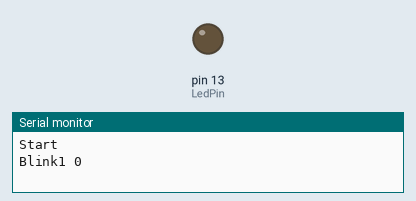
This sketch was run on a simulated Arduino Uno, built with avr-gcc and run on an emulated ATmega328P. On the bench: output pins drawn as LEDs (lit = HIGH), the last lines printed to the serial monitor.

Above: at 0.5 s.
At 2.0 s:
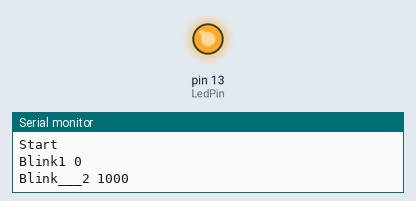
Timing chart, 0 to 5.2 s (numbered marks = the images above):
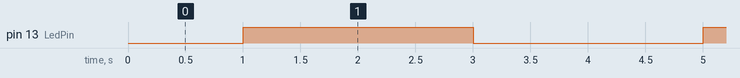

The sketch:

Prototype_Goto_Pointer_Label_subFunction.ino
```cpp
/*
 * Note:
 * Đã gọi được sub funtion trong function
 * Không gọi sub function này trong sub function khác được
 * Các subfuntion được gọi phải khai báo phia trên function đang gọi.
*/
#include "Vietduino_NewFunction.h"

#define DBn(x)   Serial.println(x)
#define DBn(x)

#define LedPin    13
//bool binkLed(Vietduino_Task * me);

#define M_DELAY2(delayMillis) \
  do { \
      te->delay(delayMillis); \
        do { \
          __label__ jump_point; \
          if(p!=0);\
          te->setJumPoint(&& jump_point); \
          DBn("Blink3 "  + String(millis()));\
          return false; \
          jump_point: ; \
          DBn("Blink4 "  + String(millis()));\
          te->setJumPoint((void*)0);\
        } while (false);\
    } while (false)

#define M_DELAY3(delayMillis) \
  do { \
      te->delay(delayMillis); \
        do { \
          __label__ jump_point; \
          if(p!=0);\
          te->p_currentPoint =(&& jump_point); \
          DBn("Blink3 "  + String(millis()));\
          return false; \
          jump_point: ; \
          DBn("Blink4 "  + String(millis()));\
          te->setJumPoint((void*)0);\
        } while (false);\
    } while (false)

#define M_DELAY4(delayMillis) \
  do { \
      te->delay(delayMillis); \
        do { \
          __label__ jump_point; \
          te->p_currentPoint =(&& jump_point); \
          DBn("Blink3 "  + String(millis()));\
          return; \
          jump_point: ; \
          DBn("Blink4 "  + String(millis()));\
          te->setJumPoint((void*)0);\
        } while (false);\
    } while (false)

#define M_DELAY5(delayMillis) \
  do { \
      te->delay(delayMillis); \
        do { \
          __label__ jump_point; \
          if(te->p_currentPoint == (void*)0)\
          te->p_currentPoint =(&& jump_point); \
          DBn("Blink3 "  + String(millis()));\
          return; \
          jump_point: ; \
          DBn("Blink4 "  + String(millis()));\
          te->setJumPoint((void*)0);\
        } while (false);\
    } while (false)


#define M_SET_LAST_JUM  \
        do { \
          __label__ jump_point; \
          te->p_lastPoint = (&& jump_point);\
          return ; \
          jump_point: ; \
          DBn("Blink4 "  + String(millis()));\
          te->p_lastPoint = ((void*)0);\
        } while (false);

#define M_SET_LAST_JUM2  \
        do { \
          __label__ jump_point; \
          if(te->p_lastPoint == (void*)0)\
          te->p_lastPoint = (&& jump_point);\
          return ; \
          jump_point: ; \
          DBn("Blink4 "  + String(millis()));\
          te->p_lastPoint = ((void*)0);\
        } while (false);

#define CREATE_SUB_FUNCTION(nameFunction) \
                                          void nameFunction(Vietduino_Task * me);\
                                          void nameFunction(Vietduino_Task * me){\
                                          M_LOOP()

#define END_CREATE_SUB_FUNCTION \
                                          }te->setJumPoint(te->p_lastPoint);

//#define CALL_SUBFUNCTION(x)   \
//                                          x(me);\
//                                          M_SET_LAST_JUM2

#define MM_DELAY(x)                       M_DELAY4(x)

#define CALL_SUBFUNCTION(x)   \
                                          x(me);\
                                          M_SET_LAST_JUM2\
                                          MM_DELAY(0);

void setup() {
  // put your setup code here, to run once:
  pinMode(LedPin, OUTPUT);
  Serial.begin(9600);
  Serial.println("Start");

}

void loop() {
  // put your main code here, to run repeatedly:
  VIETDUINO_UPDATE;
}

CREATE_SUB_FUNCTION(binkLed3){

  digitalWrite(LedPin,1);
  Serial.println("Blink 3 ___ " + String(millis()));
  MM_DELAY(1000);
  digitalWrite(LedPin,0);
  Serial.println("Blink 3 +++ "  + String(millis()));
  MM_DELAY(1000);

  END_CREATE_SUB_FUNCTION
}

CREATE_SUB_FUNCTION(binkLed2){

  digitalWrite(LedPin,1);
  Serial.println("Blink___2 " + String(millis()));

  MM_DELAY(1000);
  CALL_SUBFUNCTION(binkLed3);
  digitalWrite(LedPin,0);
  Serial.println("Blink+++2 "  + String(millis()));

  MM_DELAY(1000);
  CALL_SUBFUNCTION(binkLed3);
  MM_DELAY(0);

  END_CREATE_SUB_FUNCTION
}

CREATE_SUB_FUNCTION(binkLed){
  digitalWrite(LedPin,1);
  Serial.println("Blink___ " + String(millis()));
  MM_DELAY(1000);
  digitalWrite(LedPin,0);
  Serial.println("Blink+++ "  + String(millis()));
  MM_DELAY(1000);
  END_CREATE_SUB_FUNCTION
}

CREATE_FUNCTION(test1){

  Serial.println("Blink1 "  + String(millis()));

  MM_DELAY(1000);
  CALL_SUBFUNCTION(binkLed2);

  Serial.println("Blink2 "  + String(millis()));

  MM_DELAY(1000);
  CALL_SUBFUNCTION(binkLed2);
  END_CREATE_FUNCTION;
}
```

Measured:
- by itself, pin 13 (LedPin): alternates HIGH for 2.0 s and LOW for 2.0 s
